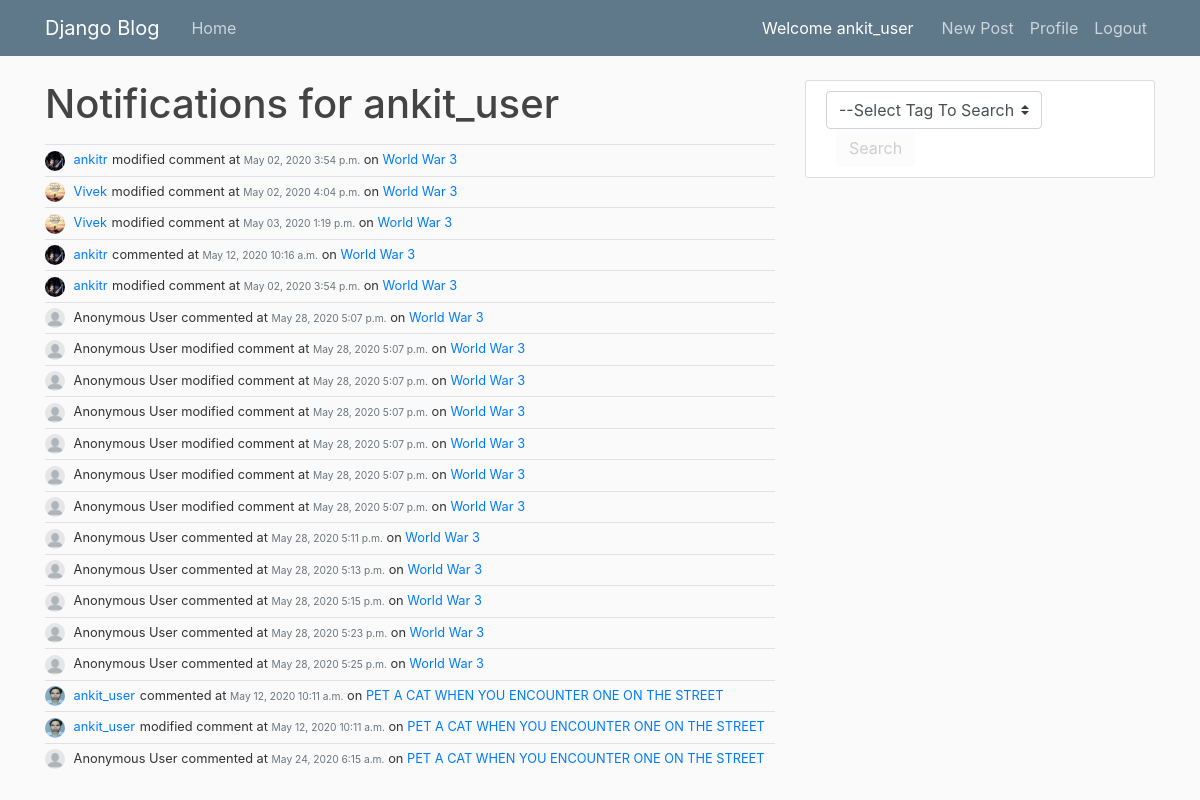
Page /user/ankit_user/notifications (signed in) on the committed database.
### blog/models.py (models this page shows, shortened)
class Notification(models.Model):
    type = models.CharField(max_length=10, default='created')  # created, updated
    comment = models.ForeignKey(Comment, on_delete=models.CASCADE, related_name='notifications')
    subscription = models.ForeignKey(Subscription, on_delete=models.CASCADE, related_name='notifications')

class Comment(models.Model):
    content = models.TextField()
    anonymous = models.BooleanField("Comment as Anonymous User", editable=True, default=True)
    date_posted = models.DateTimeField(default=timezone.now)
    author = models.ForeignKey(User, on_delete=models.CASCADE)
    post = models.ForeignKey(Post, on_delete=models.CASCADE, related_name='comments')

class Subscription(models.Model):
    post = models.ForeignKey(Post, on_delete=models.CASCADE, related_name='subscriptions')
    user = models.ForeignKey(User, on_delete=models.CASCADE, related_name='subscriptions')

class Post(models.Model):
    title = models.CharField(max_length=100)
    content = models.TextField()
    anonymous = models.BooleanField("Post as Anonymous User", editable=True, default=True)
    date_posted = models.DateTimeField(default=timezone.now)
    author = models.ForeignKey(User, on_delete=models.CASCADE)
    is_user_subscribed = False
    is_user_subscribed_not = not is_user_subscribed

### users/models.py (models this page shows, shortened)
class Profile(models.Model):
    user = models.OneToOneField(User, on_delete=models.CASCADE)
    image = models.ImageField(default='default.jpg', upload_to='profile_pics')
    @property
    def notifications(self):
        return Notification.objects.filter(subscription__user=self.user)

### blog/views.py (the view)
# urls.py: path('user/<str:username>/notifications', user_notifications, name='user-notifications'),
def user_notifications(request, username):
    user = request.user
    nn = Notification.objects.filter(subscription__user=user)
    context = {
        'notifications': nn
    }
    return render(request, 'blog/user_notifications.html', context)

### blog/context_processors.py (called while the page is built)
def tag_type_processor(request):
    tag_types = TagType.objects.all()
    return {'tag_types': tag_types}

### blog/templates/blog/user_notifications.html (shortened to what this page needs)
{% extends "blog/base.html" %}
{% block content %}
    <h1 class="mb-3">Notifications for {{ user }} </h1>
    {% for n in notifications %}
        {% include "blog/notification.html" with notification=n %}
    {% endfor %}
{% endblock content %}

### blog/templates/blog/base.html (shortened to what this page needs)
{% load filters %}
{% load static %}
<!DOCTYPE html>
<html>
<head>
    <link rel="stylesheet" href="https://maxcdn.bootstrapcdn.com/bootstrap/4.0.0/css/bootstrap.min.css">
    <link rel="stylesheet" type="text/css" href="{% static 'blog/main.css' %}">
</head>
<body>
    <header class="site-header">
      <nav class="navbar navbar-expand-md navbar-dark bg-steel fixed-top">
        <div class="container">
        {% if user.is_authenticated %}
          <a class="navbar-brand mr-4" href="{% url 'blog-home' %}">Django Blog</a>
          <div class="collapse navbar-collapse" id="navbarToggle">
            <div class="navbar-nav mr-auto">
              <a class="nav-item nav-link" href="{% url 'blog-home' %}">Home</a>
            </div>
            <span style="color:white;margin-right:20px;">Welcome {{ user.username }}</span>
          {% endif %}
            <div class="navbar-nav">
              {% if user.is_authenticated %}
                <a class="nav-item nav-link" href="{% url 'post-create' %}">New Post</a>
                <a class="nav-item nav-link" href="{% url 'profile' %}">Profile</a>
                <a class="nav-item nav-link" href="{% url 'logout' %}">Logout</a>
              {% else %}
                <a class="nav-item nav-link" href="{% url 'login' %}">Login</a>
                <a class="nav-item nav-link" href="{% url 'register' %}">Register</a>
              {% endif %}
            </div>
          </div>
        </div>
      </nav>
    </header>
    <main role="main" class="container">
      <div class="row">
        <div class="col-md-8">
          {% block content %}{% endblock %}
        </div>
        <div class="col-md-4">
        {% if user.is_authenticated %}
          <div class="content-section">
            <select id="ddl_tag_search" class="browser-default custom-select" onchange="toggleElement(this, 'btn_tag_search')" style="width:70%">
              <option value="">--Select Tag To Search--</option>
            </select>
            <button id="btn_tag_search" class = "btn margin-left-10" onclick="searchByTag('ddl_tag_search')" disabled>Search</button>
          </div>
        {% endif %}
        </div>
      </div>
    </main>
</body>
</html>

### blog/templates/blog/notification.html
<div class="full-block border-top" style="padding:5px 0 5px 0">
    <div class="small full-block">
        {% if notification.comment.anonymous %}
            <img class="rounded-circle notification-img" src="/media/profile_pics/anonymous.png">
            Anonymous User
        {% else %}
            <img class="rounded-circle notification-img" src="{{ notification.comment.author.profile.image.url }}">
            <a class="mr-2" style="margin-right:1px !important;" href="{% url 'user-posts' notification.comment.author.username %}">{{ notification.comment.author }}</a>
        {% endif %}
        {% if notification.type == 'created' %}
            commented
        {% elif notification.type == 'updated' %}
            modified comment
        {% endif %}
        at <small class="text-muted">{{ notification.comment.date_posted|date:"F d, Y P" }}</small>
        on <a class="mr-2" style="margin-right:1px !important;" href="{% url 'post-detail' notification.subscription.post.id %}">{{ notification.subscription.post.title }}</a>
    </div>
</div>

### blog/static/blog/main.css (style rules this page uses)
body { background: #fafafa; color: #333333; margin-top: 5rem; }
h1, h2, h3, h4, h5, h6 { color: #444444; }
.bg-steel { background-color: #5f788a; }
.site-header .navbar-nav .nav-link { color: #cbd5db; }
.content-section { background: #ffffff; padding: 10px 20px; border: 1px solid #dddddd; border-radius: 3px; margin-bottom: 20px; }
.notification-img { height: 20px; width: 20px; margin-right: 5px; }
.full-block { width:100%; display: block; }
.margin-left-10 { margin-left: 10px; }

### rows in the picture
Notification: comment.author.profile.image (picture), comment.author "ankitr", type "modified comment", comment.date_posted "May 02, 2020 3:54 p.m.", subscription.post "World War 3"
Notification: comment.author.profile.image (placeholder picture), comment.author "Vivek", type "modified comment", comment.date_posted "May 02, 2020 4:04 p.m.", subscription.post "World War 3"
Notification: comment.author.profile.image (placeholder picture), comment.author "Vivek", type "modified comment", comment.date_posted "May 03, 2020 1:19 p.m.", subscription.post "World War 3"
Notification: comment.author.profile.image (picture), comment.author "ankitr", type "commented", comment.date_posted "May 12, 2020 10:16 a.m.", subscription.post "World War 3"
Notification: comment.author.profile.image (picture), comment.author "ankitr", type "modified comment", comment.date_posted "May 02, 2020 3:54 p.m.", subscription.post "World War 3"
Notification: type "commented", comment.date_posted "May 28, 2020 5:07 p.m.", subscription.post "World War 3"
Notification: type "modified comment", comment.date_posted "May 28, 2020 5:07 p.m.", subscription.post "World War 3"
Notification: type "modified comment", comment.date_posted "May 28, 2020 5:07 p.m.", subscription.post "World War 3"
Notification: type "modified comment", comment.date_posted "May 28, 2020 5:07 p.m.", subscription.post "World War 3"
Notification: type "modified comment", comment.date_posted "May 28, 2020 5:07 p.m.", subscription.post "World War 3"
Notification: type "modified comment", comment.date_posted "May 28, 2020 5:07 p.m.", subscription.post "World War 3"
Notification: type "modified comment", comment.date_posted "May 28, 2020 5:07 p.m.", subscription.post "World War 3"
Notification: type "commented", comment.date_posted "May 28, 2020 5:11 p.m.", subscription.post "World War 3"
Notification: type "commented", comment.date_posted "May 28, 2020 5:13 p.m.", subscription.post "World War 3"
Notification: type "commented", comment.date_posted "May 28, 2020 5:15 p.m.", subscription.post "World War 3"
Notification: type "commented", comment.date_posted "May 28, 2020 5:23 p.m.", subscription.post "World War 3"
Notification: type "commented", comment.date_posted "May 28, 2020 5:25 p.m.", subscription.post "World War 3"
Notification: comment.author.profile.image (picture), comment.author "ankit_user", type "commented", comment.date_posted "May 12, 2020 10:11 a.m.", subscription.post "PET A CAT WHEN YOU ENCOUNTER ONE ON THE STREET"
Notification: comment.author.profile.image (picture), comment.author "ankit_user", type "modified comment", comment.date_posted "May 12, 2020 10:11 a.m.", subscription.post "PET A CAT WHEN YOU ENCOUNTER ONE ON THE STREET"
Notification: type "commented", comment.date_posted "May 24, 2020 6:15 a.m.", subscription.post "PET A CAT WHEN YOU ENCOUNTER ONE ON THE STREET"

### other values in the picture
{{ user.username }} "ankit_user"
{{ user }} "ankit_user"
